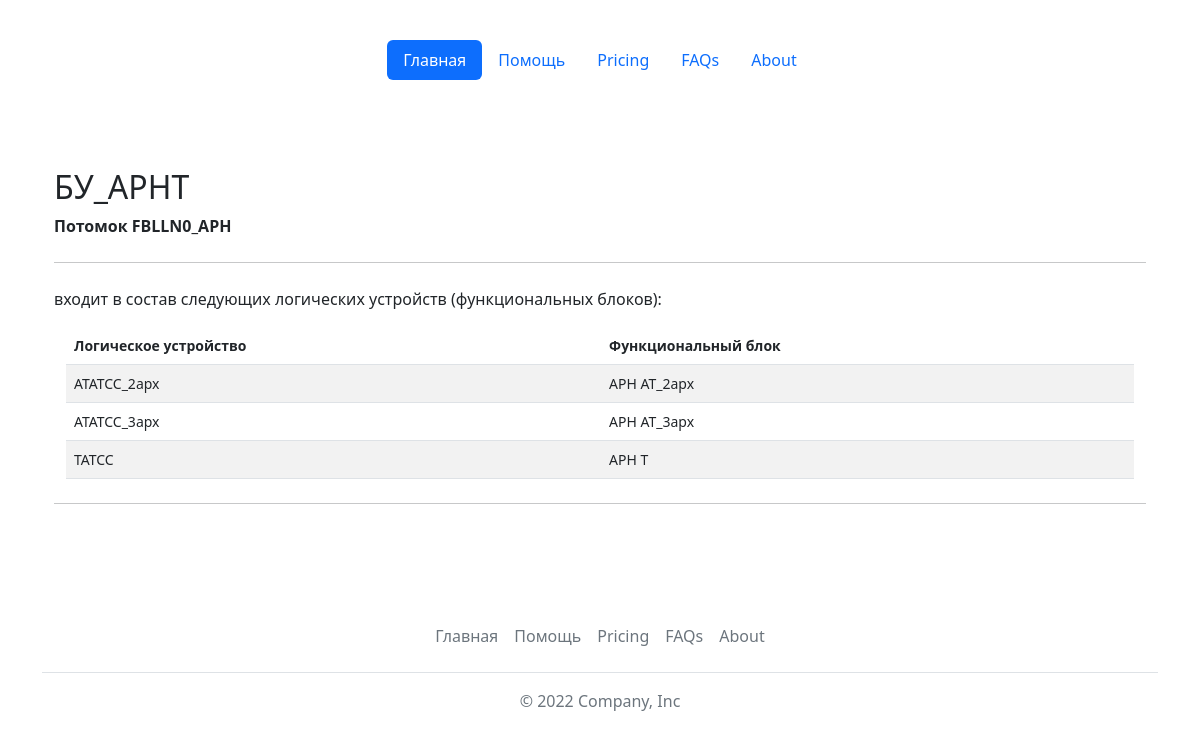
Page /checkconns/?name=БУ_АРНТ&type=inst_ln&lntype=FBLLN0_АРН on the earlier database version.
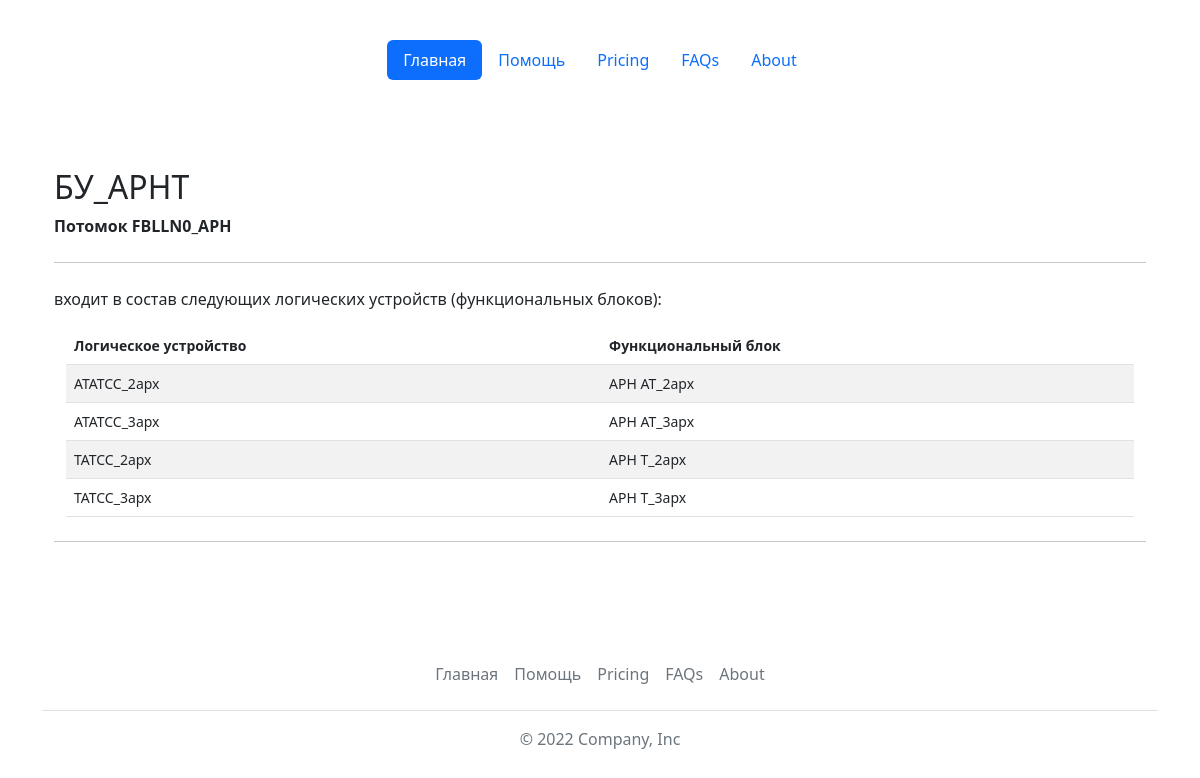
Same page on the later database version.
### base_types/models.py (models this page shows, shortened)
class LogicNodeInstantiated(models.Model):
    id = models.AutoField(primary_key=True)
    short_name = models.CharField(max_length=64, verbose_name='Краткое имя (например: БУ или ДЗТ)', unique=True)
    full_name = models.CharField(max_length=128, verbose_name='Полное имя', blank=True)
    ln_prefix = models.CharField(max_length=32, verbose_name='Префикс ЛУ', blank=True)
    class_name = models.CharField(max_length=4, verbose_name='Класс (например: PDIF)')
    instance = models.IntegerField(verbose_name='Номер экземпляра', blank=True, null=True)
    ln_type = models.ForeignKey(LogicNodesTypes, on_delete=models.CASCADE, verbose_name='Тип ЛУ', null=True)
    class Meta:
        verbose_name = 'Экземпляр логического узла'
        verbose_name_plural = 'Экземпляр логического узла'
        ordering = ['short_name']

class LogicDevices(models.Model):
    id = models.AutoField(primary_key=True)
    name = models.CharField(max_length=128, verbose_name='Обозначение логического устройства', unique=True)
    fb_name = models.CharField(max_length=128, verbose_name='Обозначение функционального блока', unique=True)
    description = models.TextField(max_length=1024, blank=True, verbose_name='Назначение логического устройства (ФБ)')
    def __str__(self):
        return self.name
    class Meta:
        verbose_name = 'Логическое устройство'
        verbose_name_plural = 'Логические устройства'
        ordering = ['name']

### base_types/views.py (the view)
# urls.py: path('checkconns/', views.connslntype),
def connslntype(request):
    name = request.GET.get('name')
    type = request.GET.get('type')
    if type == 'ln_type':
        lntype = LogicNodesTypes.objects.get(name=name)
        ln_inst = LogicNodeInstantiated.objects.all().filter(ln_type=lntype.id)
        for inst in ln_inst:
            print(inst.short_name)
        return render(request, 'base_types/conns.html', {'ln_type': name, 'ln_inst':ln_inst})
    if type == 'inst_ln':
        lntype = request.GET.get('lntype')
        ln_id = LogicNodeInstantiated.objects.get(short_name=name)
        print('>', ln_id.id)
        lds = LDLNconnections.objects.all().filter(ln=ln_id.id)
        objs = list()
        for ld in lds:
            print('>>>>>>', ld.ld)
            ldevice = LogicDevices.objects.get(name=ld.ld)
            print('>>>>>+', ldevice.fb_name)
            objs.append(ldevice)
        return render(request, 'base_types/connsfb.html', {'fb': name, 'lntype':lntype, 'objs': objs})
    return HttpResponse('error')

### templates/base_types/connsfb.html
{% extends 'base.html' %}
{% block content %}
<main class="container py-5">
        {% if objs %}
        <h2 class="mt-4">{{fb}}</h2>
        <p><strong>Потомок {{lntype}}</strong></p>
        <hr class="my-4">
        <p>входит в состав следующих логических устройств (функциональных блоков):</p>
        <div class="container small">
         <table class="table table-striped">
            <thead>
                <tr>
                  <th scope="col">Логическое устройство</th>
                  <th scope="col">Функциональный блок</th>
                </tr>
            </thead>
            <tbody>
            {% for item in objs %}
            <tr>
                    <td>{{item.name}}</td>
                    <td>{{item.fb_name}}</td>
            </tr>
            {% endfor %}
            </tbody>
        </table>
        </div>
        <hr class="my-4">
        {% else %}
        <h2 class="mt-4">"{{fb}}" не входит в состав ни одного функционального блока =(</h2>
        {% endif %}
</main>
{% endblock %}

Differences in the rows shown:
no longer on this page (row unchanged): LogicNodeInstantiated: short_name "БУ_АРНТ"
changed LogicDevices: name "TATCC" → "TATCC_2арх"; fb_name "АРН Т" → "АРН Т_2арх"
added LogicDevices: name "TATCC_3арх", fb_name "АРН Т_3арх"
Other differences:
{{ fb }}: (not shown) → "БУ_АРНТ"
